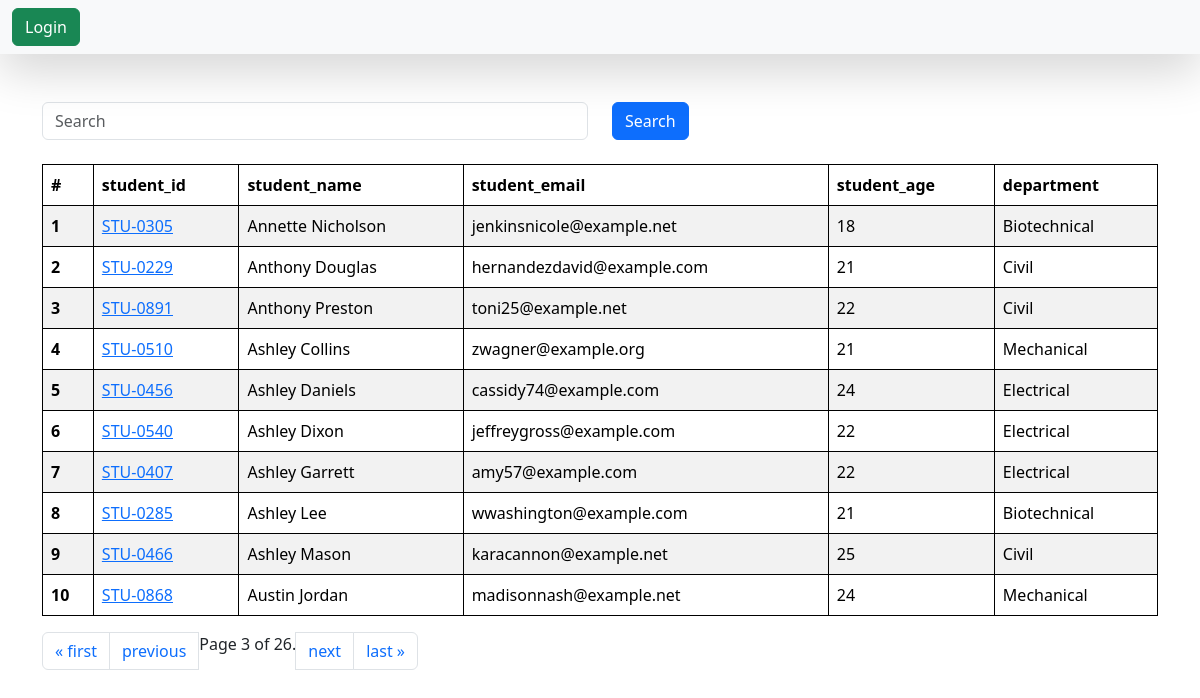
Screenshot of /students/?page=3 with the database file from the repository.
### vege/models.py (models this page shows, shortened)
class Student(models.Model):
    student_id = models.ForeignKey(StudentID, on_delete=models.CASCADE)
    department = models.ForeignKey(Department, on_delete=models.CASCADE)
    student_name = models.CharField(max_length=100)
    student_email = models.EmailField(unique=True)
    student_age = models.IntegerField(default=10)
    student_address = models.TextField()
    is_deleted = models.BooleanField(default=False)
    objects = StudentManager()
    admin_objects = models.Manager()  # This will include all objects, including deleted ones
    class Meta:
        ordering = ['student_name']
        verbose_name = 'Student'

class StudentID(models.Model):
    student_id = models.CharField(max_length=100)
    def __str__(self) -> str:
        return self.student_id

class Department(models.Model):
    department = models.CharField(max_length=100)
    def __str__(self) -> str:
        return self.department
    class Meta:
        ordering = ['department']

### vege/views.py (the view)
# urls.py: path('students/', get_students, name='get_students'),
def get_students(request):
    queryset = Student.objects.all()
    if request.GET.get('search'):
        search = request.GET.get('search')
        queryset = Student.objects.filter(Q(student_name__icontains=search) | Q(department__department__icontains=search)
                                          | Q(student_id__student_id__icontains=search) | Q(student_email__icontains=search))
    paginator = Paginator(queryset, 10)
    page_number = request.GET.get('page', 1)
    page_obj = paginator.get_page(page_number)
    return render(request, 'report/students.html', {'queryset': page_obj})

### vege/models.py (called while the page is built)
    def get_queryset(self):
        return super().get_queryset().filter(is_deleted=False)

### vege/templates/report/students.html
{% extends "base.html" %}
{% block start %}
<div class = "container mt-5">
    <form class="mb-4">
        <div class = "row">
            <div class="col md-6">
                <input class="form-control" name="search" placeholder="Search">
            </div>
            <div class="col md-6">
                <button type="submit" class="btn btn-primary">Search</button>
            </div>
        </div>
    </form>
        <table class="table table-striped">
  <thead>
    <tr>
      <th scope="col">#</th>
      <th scope="col">student_id</th>
      <th scope="col">student_name</th>
      <th scope="col">student_email</th>
      <th scope="col">student_age</th>
      <th scope="col">department</th>
    </tr>
  </thead>
  <tbody>
    {% for student in queryset %}
    <tr>
      <th scope="row">{{forloop.counter}}</th>
      <td>
        <a href="{% url 'see_marks' student.student_id %}">{{student.student_id}}</a>
        </td>
      <td>{{student.student_name}}</td>
      <td>{{student.student_email}}</td>
      <td>{{student.student_age}}</td>
      <td>{{student.department}}</td>
    </tr>
    {% endfor %}
  </tbody>
</table>
<nav aria-label="Page navigation example">
<ul class="pagination">
        {% if queryset.has_previous %}
            <li class="page-item"><a class="page-link" href="?page=1">&laquo; first</a></li>
            <li class="page-item"><a class="page-link" href="?page={{ queryset.previous_page_number }}">previous</a></li>
        {% endif %}
        <span class="current">
            Page {{ queryset.number }} of {{ queryset.paginator.num_pages }}.
        </span>
        {% if queryset.has_next %}
            <li class="page-item"><a class="page-link" href="?page={{ queryset.next_page_number }}">next</a> </li>
            <li class="page-item"><a class="page-link" href="?page={{ queryset.paginator.num_pages }}">last &raquo;</a> </li>
        {% endif %}
</ul>
</nav>
</div>
{% endblock %}

### home/templates/base.html (style rules this page uses)
table, th, td { border: 1px solid black; }

### rows the page displays
Student: student_id "STU-0305", student_name "Annette Nicholson", student_email "jenkinsnicole@example.net", student_age "18", department "Biotechnical"
Student: student_id "STU-0229", student_name "Anthony Douglas", student_email "hernandezdavid@example.com", student_age "21", department "Civil"
Student: student_id "STU-0891", student_name "Anthony Preston", student_email "toni25@example.net", student_age "22", department "Civil"
Student: student_id "STU-0510", student_name "Ashley Collins", student_email "zwagner@example.org", student_age "21", department "Mechanical"
Student: student_id "STU-0456", student_name "Ashley Daniels", student_email "cassidy74@example.com", student_age "24", department "Electrical"
Student: student_id "STU-0540", student_name "Ashley Dixon", student_email "jeffreygross@example.com", student_age "22", department "Electrical"
Student: student_id "STU-0407", student_name "Ashley Garrett", student_email "amy57@example.com", student_age "22", department "Electrical"
Student: student_id "STU-0285", student_name "Ashley Lee", student_email "wwashington@example.com", student_age "21", department "Biotechnical"
Student: student_id "STU-0466", student_name "Ashley Mason", student_email "karacannon@example.net", student_age "25", department "Civil"
Student: student_id "STU-0868", student_name "Austin Jordan", student_email "madisonnash@example.net", student_age "24", department "Mechanical"

### other values shown
{{ queryset.number }} "3"
{{ queryset.paginator.num_pages }} "26"
